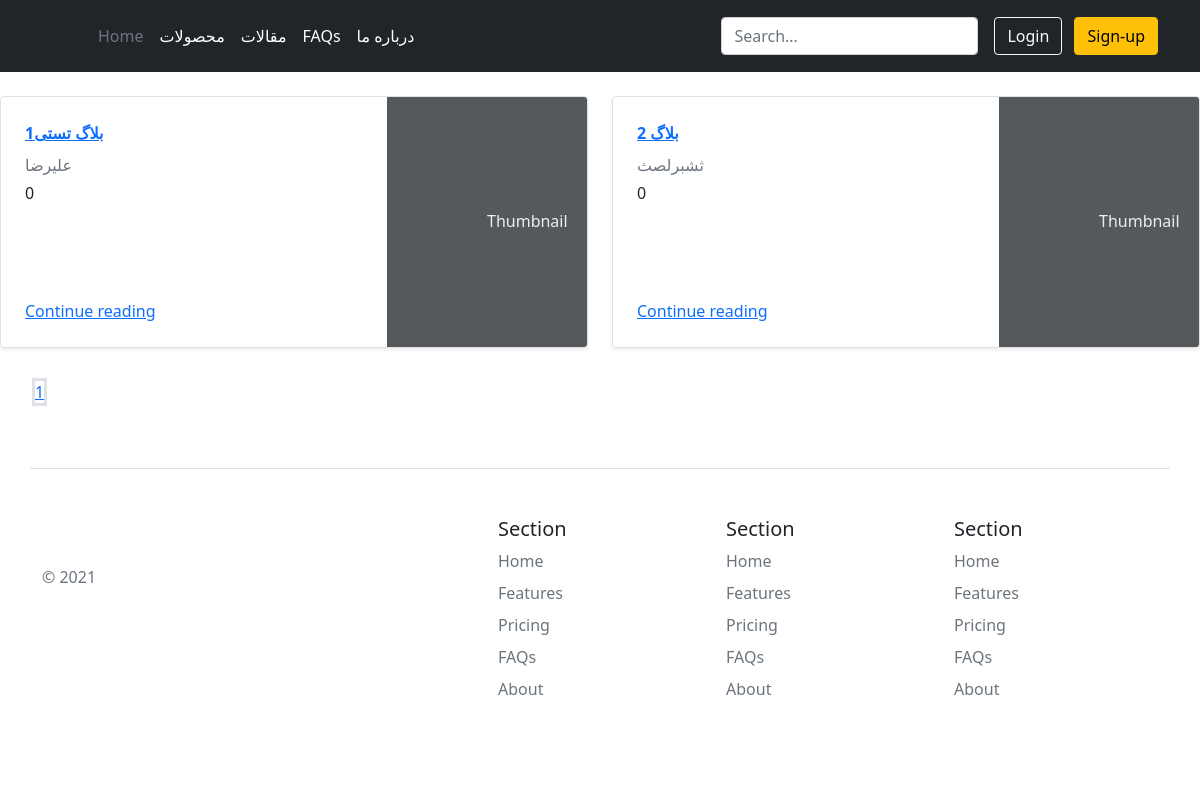
The app's page /blogs/, older data.
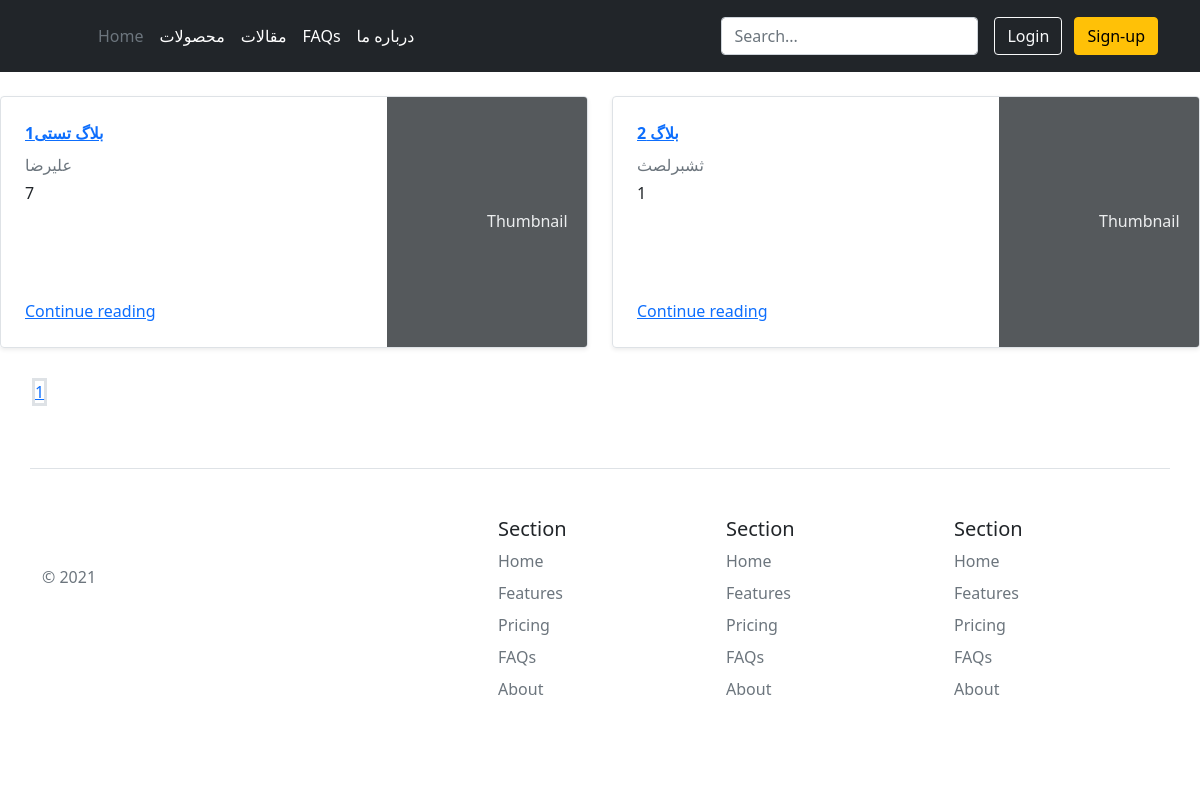
The same page, newer data.
### blog/models.py (models this page shows, shortened)
class Blog(models.Model):
    title = models.CharField(max_length=200, verbose_name="عنوان")
    description = models.TextField(verbose_name="توصیحات")
    author = models.CharField(max_length=200, verbose_name="نام نویسنده")
    image = models.ImageField(upload_to="blog", verbose_name="تصویر", blank=True, null=True)
    time = models.DateTimeField(verbose_name="زمان انتشار", blank=True, null=True)
    is_published = models.BooleanField(default=False, verbose_name="منتشر شود / نشود")
    view = models.IntegerField(default=0, verbose_name="تعداد بازدید")
    objects = BlogManager()
    class Meta:
        verbose_name = "بلاگ"
        verbose_name_plural = "بلاگ ها"

### blog/views.py (the view)
# urls.py: path("blogs/", BlogList.as_view(),name='blog-list'),
class BlogList(ListView):
    template_name = "blog/blog-list.html"
    model = Blog
    paginate_by = 4
    def get_queryset(self):
        return Blog.objects.get_published()

### blog/models.py (called while the page is built)
    def get_published(self):
        return self.get_queryset().filter(is_published=True)

### blog/templates/blog/blog-list.html (shortened to what this page needs)
{% extends 'base/main.html' %}
{% block body %}
<br>
<div class="row mb-2">
    {% for blog in object_list %}
    <div class="col-md-6">
        <div class="row g-0 border rounded overflow-hidden flex-md-row mb-4 shadow-sm h-md-250 position-relative">
            <div class="col p-4 d-flex flex-column position-static">
                <strong class="d-inline-block mb-2 text-primary"><a href="{{blog.get_absolut_url}}">{{blog.title}}</a></strong>
                <div class="mb-1 text-muted">{{blog.author}}</div>
                <p class="card-text mb-auto">{{blog.view}}</p>
                <a href="{% url 'blog-detail' blog.id %}" class="stretched-link">Continue reading</a>
            </div>
            <div class="col-auto d-none d-lg-block">
                <svg class="bd-placeholder-img" width="200" height="250" xmlns="http://www.w3.org/2000/svg" role="img" aria-label="Placeholder: Thumbnail" preserveAspectRatio="xMidYMid slice" focusable="false"><title>Placeholder</title><rect width="100%" height="100%" fill="#55595c"></rect><text x="50%" y="50%" fill="#eceeef" dy=".3em">Thumbnail</text></svg>
            </div>
        </div>
    </div>
    {% endfor %}
</div>
<div class="pagination pagination-centered">
    <ul>
            {% for num in paginator.page_range %}
                <a class="border border-3" href="?page={{ num }}">{{ num }}</a>
            {% endfor %}
    </ul>
</div>
{% endblock body %}

Row changes from the older to the newer data that the page shows:
changed Blog "بلاگ تستی1": view "0" → "7"
changed Blog "بلاگ 2": view "0" → "1"
